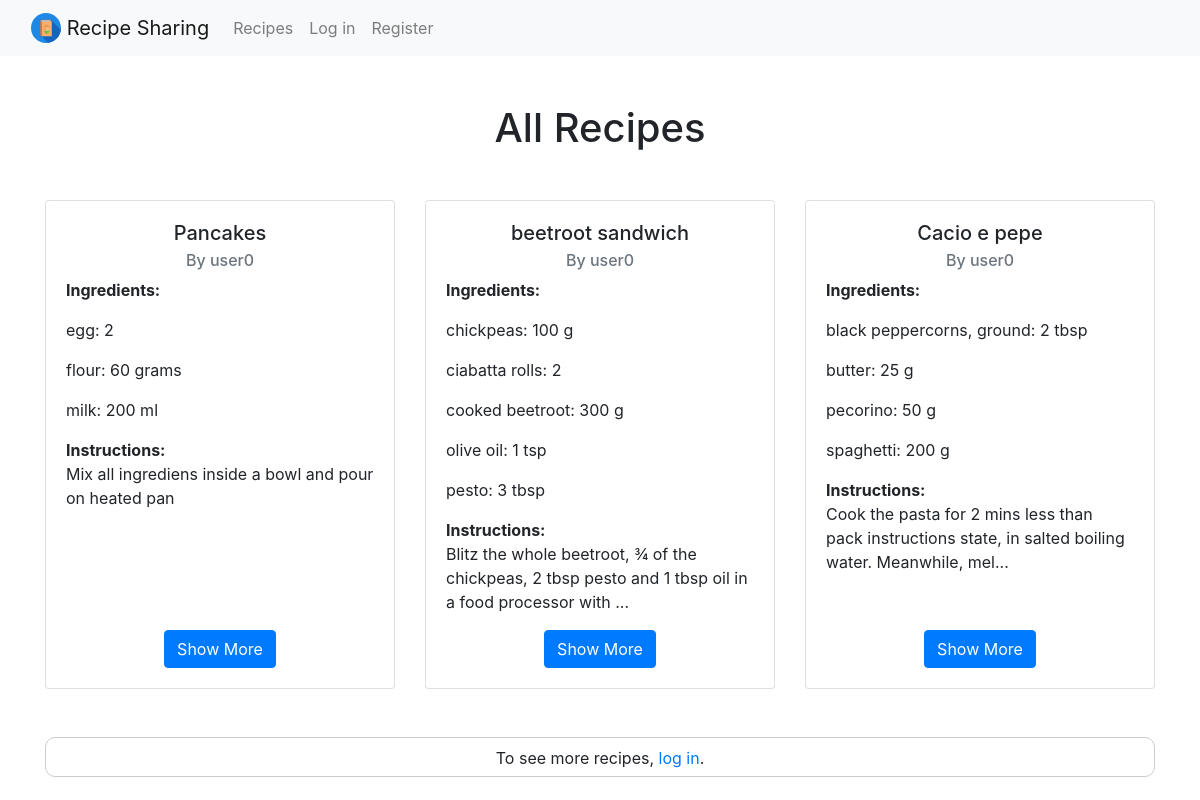
The app's page /code/index.php/recipe with its own data.
### tables this page shows
CREATE TABLE `recipe` (
  `recipeID` int(11) NOT NULL,
  `title` varchar(255) NOT NULL,
  `instructions` text NOT NULL,
  `userID` int(11) NOT NULL
);

CREATE TABLE `recipeIngredients` (
  `recipeID` int(11) NOT NULL,
  `ingredient` varchar(255) NOT NULL,
  `quantity` float NOT NULL,
  `unit` varchar(45) NOT NULL
);

### code/model/RecipeDB.php (called while the page is built, shortened)
<?php
class RecipeDB {
    public static function getAll() {
        $db = DBInit::getInstance();
        $statement = $db->prepare(
            "SELECT recipe.recipeID, user.username AS author, title, instructions, recipeIngredients.ingredient, recipeIngredients.quantity, recipeIngredients.unit
            FROM recipe
            JOIN user ON recipe.userID = user.userID
            LEFT JOIN recipeIngredients ON recipe.recipeID = recipeIngredients.recipeID"
        );
        $statement->execute();
        $result = $statement->fetchAll(PDO::FETCH_ASSOC);
        $recipes = RecipeDB::GetRecipesWithIngredients($result);
        return $recipes;
    }
    public static function GetRecipesWithIngredients($result) {
        $recipes = [];
        foreach ($result as $row) {
            $recipeID = $row['recipeID'];
            if (!isset($recipes[$recipeID])) {
                $recipes[$recipeID] = [
                    'recipeID' => $row['recipeID'],
                    'author' => $row['author'],
                    'title' => $row['title'],
                    'instructions' => $row['instructions'],
                    'ingredients' => []
                ];
            }
            $recipes[$recipeID]['ingredients'][] = [
                'name' => $row['ingredient'],
                'quantity' => $row['quantity'],
                'unit' => $row['unit']
            ];
        }
        return array_values($recipes);
    }
}

### code/view/recipe-list.php (the view, shortened to what this page needs)
<!DOCTYPE html>
<link rel="stylesheet" href="https://cdn.jsdelivr.net/npm/bootstrap@4.0.0/dist/css/bootstrap.min.css">
<link rel="stylesheet" type="text/css" href="<?= CSS_URL . "style.css" ?>">
<?php
$loggedIn = isset($_SESSION["loggedin"]) && $_SESSION["loggedin"] === true;
if (!$loggedIn) {
    $recipes = array_slice($recipes, 0, 3);
}
?>
<?php include("view/navbar.php"); ?>
<div class="container mt-5">
    <h1 class="text-center mb-5">All Recipes</h1>
    <div class="row">
        <?php foreach ($recipes as $recipe): ?>
            <div class="col-md-4 mb-4">
                <div class="card h-100">
                    <div class="card-body d-flex flex-column">
                        <h5 class="card-title text-center"><?= htmlspecialchars($recipe['title']) ?></h5>
                        <h6 class="card-subtitle mb-2 text-muted text-center">By <?= htmlspecialchars($recipe['author']) ?></h6>
                        <p class="card-text"><strong>Ingredients:</strong><br> </p>
                        <?php foreach ($recipe['ingredients'] as $ingredient): ?>
                            <p class="card-text">
                                <?= htmlspecialchars($ingredient['name']) ?>:
                                <?= htmlspecialchars($ingredient['quantity']) ?>
                                <?= htmlspecialchars($ingredient['unit']) ?>
                            </p>
                        <?php endforeach; ?>
                        <p class="card-text"><strong>Instructions:</strong><br>
                            <?php
                                $instructions = htmlspecialchars($recipe['instructions']);
                                if (strlen($instructions) > 100) {
                                    $instructions = substr($instructions, 0, 100) . '...';
                                }
                                echo nl2br($instructions);
                            ?>
                        </p>
                        <div class="mt-auto text-center mt-3">
                            <a href="<?= BASE_URL . 'recipe?id=' . $recipe['recipeID'] ?>" class="btn btn-primary">Show More</a>
                        </div>
                    </div>
                </div>
            </div>
        <?php endforeach; ?>
    </div>
    <?php if (!$loggedIn): ?>
        <div class="text-center mt-4 py-2" style="height: 40px; margin: 0 auto; border: 1px solid #ccc; border-radius: 10px; overflow: hidden;">
            <p>To see more recipes, <a href="<?= BASE_URL . 'user/login' ?>" class="text-decoration-underline">log in</a>.</p>
        </div>
    <?php endif; ?>
</div>

### records on screen
recipe: recipeingredients.ingredient "flour", recipeingredients.quantity "60", recipeingredients.unit "grams", recipeingredients.ingredient "milk", recipeingredients.quantity "200", recipeingredients.unit "ml"
recipe: recipeingredients.ingredient "chickpeas", recipeingredients.quantity "100", recipeingredients.unit "g", recipeingredients.ingredient "ciabatta rolls", recipeingredients.quantity "2", recipeingredients.ingredient "cooked beetroot", recipeingredients.quantity "300", recipeingredients.ingredient "olive oil", recipeingredients.quantity "1", recipeingredients.unit "tsp", recipeingredients.ingredient "pesto", recipeingredients.quantity "3", recipeingredients.unit "tbsp"
recipe: recipeingredients.ingredient "black peppercorns, ground", recipeingredients.quantity "2", recipeingredients.unit "tbsp", recipeingredients.ingredient "butter", recipeingredients.quantity "25", recipeingredients.unit "g", recipeingredients.ingredient "pecorino", recipeingredients.quantity "50", recipeingredients.ingredient "spaghetti", recipeingredients.quantity "200"

### other values on screen
$recipe['title'] "Pancakes"
$recipe['author'] "user0"
$ingredient['name'] "egg"
$ingredient['quantity'] "2"
$instructions "Mix all ingrediens inside a bowl and pour on heated pan"
$recipe['title'] "beetroot sandwich"
$instructions "Blitz the whole beetroot, ¾ of the chickpeas, 2 tbsp pesto and 1 tbsp oil in a food processor with ..."
$recipe['title'] "Cacio e pepe"
$instructions "Cook the pasta for 2 mins less than pack instructions state, in salted boiling water. Meanwhile, mel..."
